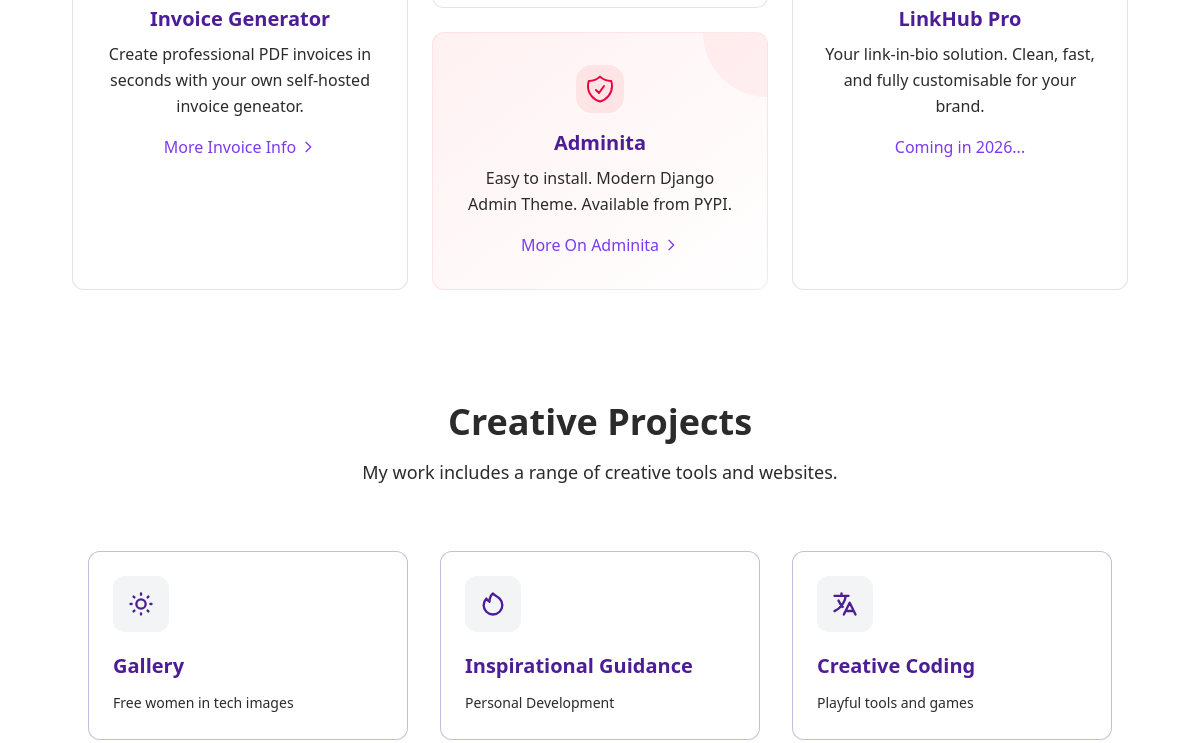
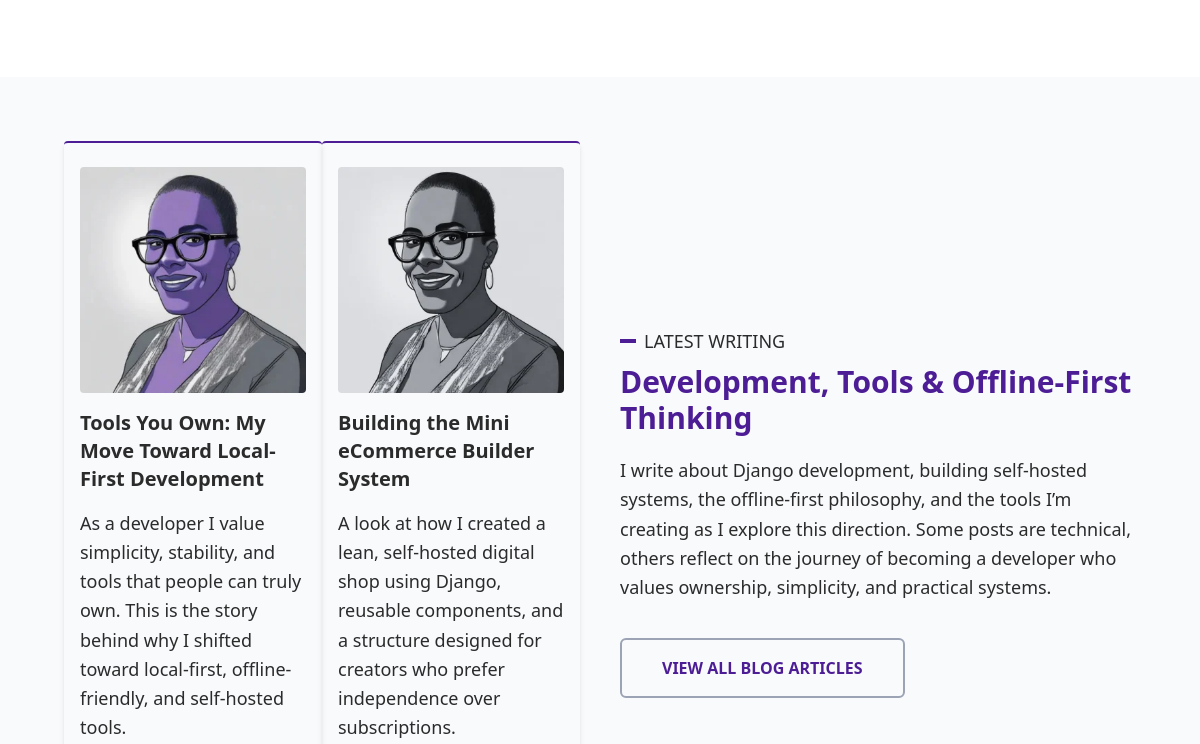
Before: / (middle part) with the older database file (2 pictures, top to bottom).
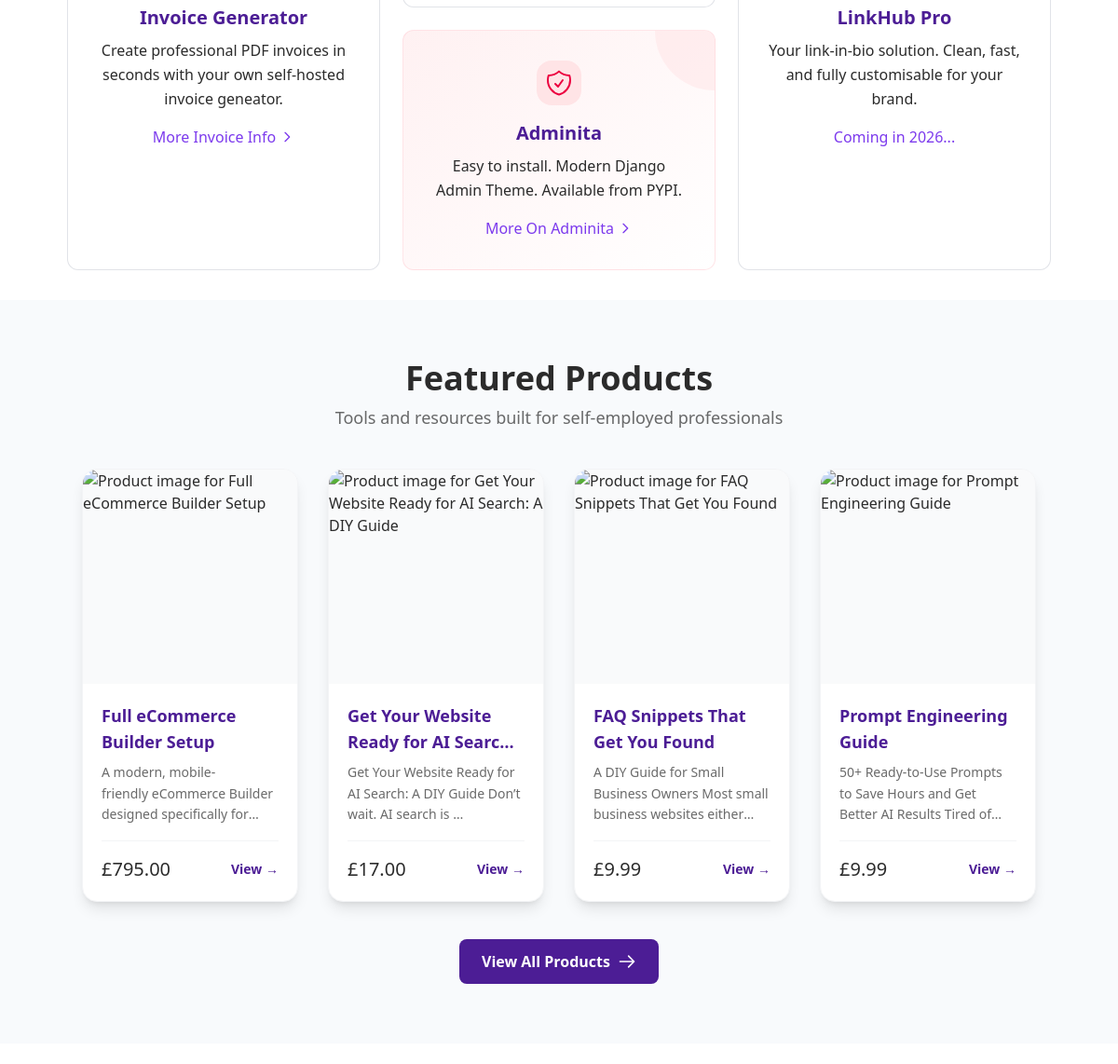
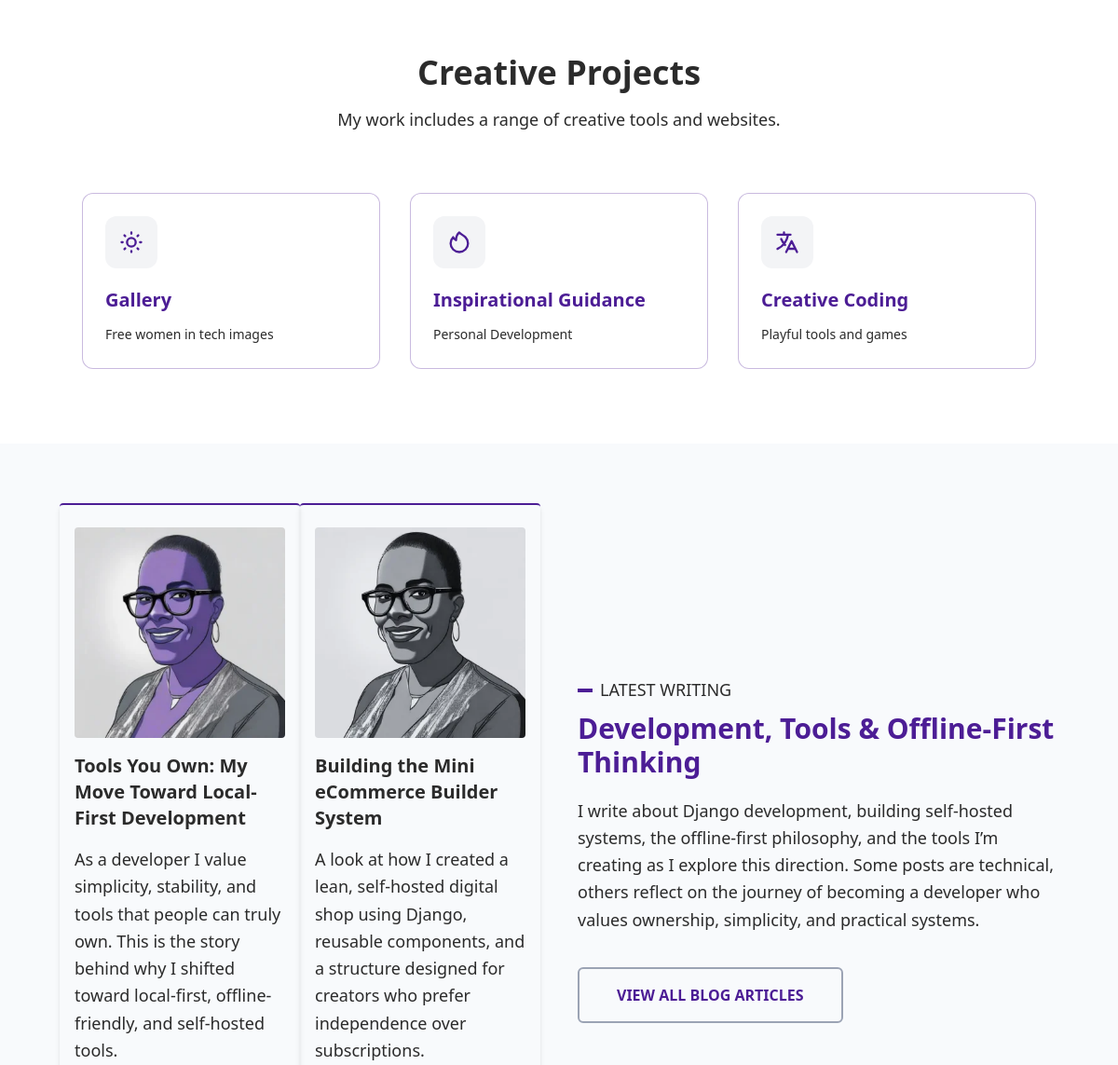
After: the same page with the newer database file (2 pictures, top to bottom).
### shop/models.py (models this page shows, shortened)
class Product(models.Model):
    STATUS_CHOICES = [
        ("publish", "Published"),
        ("soon", "Coming Soon"),
        ("full", "Fully Booked"),
        ("draft", "Draft"),
    ]
    PRODUCT_TYPES = [("download", "Digital Download")]
    public_id = models.CharField(max_length=130, blank=True, null=True, db_index=True)
    title = models.CharField(max_length=200)
    slug = models.SlugField(unique=True)
    category = models.ForeignKey(Category, on_delete=models.PROTECT)
    description = HTMLField()
    section_description = models.TextField(blank=True, null=True)
    long_description = HTMLField(blank=True, null=True)
    product_type = models.CharField(
        max_length=20, choices=PRODUCT_TYPES, default="download"
    )
    number_of_pages = models.PositiveIntegerField(
        null=True, blank=True, help_text="Number of pages for digital downloads"
    )
    status = models.CharField(max_length=10, choices=STATUS_CHOICES, default="draft")
    external_image_url = models.URLField(
        max_length=500,
        blank=True,
        null=True,
        help_text="External URL for product image (jpg/png only)",
    )
    external_preview_url = models.URLField(
        max_length=500,
        blank=True,
        null=True,
        help_text="External URL for preview file (PDF only)",
    )
    is_active = models.BooleanField(default=True)
    price_pence = models.PositiveIntegerField(help_text="Price in pence")
    sale_price_pence = models.PositiveIntegerField(
        null=True, blank=True, help_text="Sale price in pence"
    )
    price_per_hour = models.PositiveIntegerField(
        null=True, blank=True, help_text="Price per hour in pence"
    )
    preview_file = models.FileField(
        upload_to="products/previews/",
        null=True,
        blank=True,
        storage=PublicStorage(),
    )
    preview_image = models.ImageField(
        upload_to="products/images/",
        null=True,
        blank=True,
        storage=PublicStorage(),
    )
    video_url = models.URLField(
        blank=True,
        null=True,
        help_text="Optional YouTube or Vimeo URL to display on the product page",
    )
    video_file = models.FileField(
        upload_to="products/videos/",
        null=True,
        blank=True,
        storage=PublicStorage(),
        help_text="Upload a short MP4 file to display as product video",
    )
    download_limit = models.PositiveIntegerField(default=5)
    featured = models.BooleanField(default=False)
    purchase_count = models.PositiveIntegerField(default=0)
    order = models.IntegerField(default=0)
    created = models.DateTimeField(auto_now_add=True)
    updated = models.DateTimeField(auto_now=True)
    class Meta:
        ordering = ["order", "-created"]
    def get_absolute_url(self):
        return reverse("shop:product_detail", kwargs={"slug": self.slug})
    def get_image_url(self):
        try:
            if self.external_image_url:
                return self.external_image_url
            if self.preview_image:
                return self.preview_image.url
            return None
        except Exception:
            return None
    @property
    def price(self):
        return Decimal(self.price_pence) / 100
    @property
    def current_price(self):
        if self.sale_price_pence:
            return self.sale_price
        return self.price

### core/views.py (the view)
# urls.py: path("", views.home, name="home"),
def home(request):
    homepage_gallery = (
        Gallery.objects.filter(published=True).prefetch_related("images").first()
    )
    homepage_images = (
        homepage_gallery.images.filter(published=True).order_by("order", "id")[:6]
        if homepage_gallery
        else None
    )
    featured_products = Product.objects.filter(
        is_active=True, featured=True, status__in=["publish", "soon", "full"]
    ).order_by("order", "-created")[:4]
    return render(
        request,
        "core/home.html",
        {
            "homepage_gallery": homepage_gallery,
            "homepage_images": homepage_images,
            "featured_products": featured_products,
        },
    )

### core/context_processors.py (called while the page is built)
def dashboard_announcement(request):
    announcement = DashboardAnnouncement.objects.order_by("-updated").first()
    return {"dashboard_announcement": announcement}

### shop/cart.py (called while the page is built)
    def __len__(self):
        return sum(item["quantity"] for item in self.cart.values())

### shop/context_processors.py (called while the page is built)
def cart(request):
    return {"cart": Cart(request)}

### core/templates/core/home.html (shortened to what this page needs)
{% extends 'base.html' %}
{% load static %}
{% block content %}
<main class="2xl:max-w-screen-2xl 2xl:mx-auto">
   <div class="max-w-6xl mt-8 mx-auto px-4 md:px-6">
      {% include "core/components/product_grid.html" %}
</main>
  <section id="shop" class="scroll-mt-16">
    {% include "core/components/shop.html" %}
  </section>
  {% include "core/components/creative.html" %}
  <section id="blog" class="scroll-mt-16">
    {% include "core/components/blog.html" %}
  </section>
{% endblock %}

### core/templates/core/components/shop.html (shortened to what this page needs)
{% if featured_products %}
<section class="w-full bg-[color:var(--color-brand-light)] py-12 md:py-16">
  <div class="w-full max-w-6xl mx-auto px-6 md:px-10 lg:px-16">
    <div class="text-center mb-10">
      <h2 class="text-3xl md:text-4xl font-semibold text-[color:var(--color-font-main)]">Featured Products</h2>
      <p class="text-lg mt-2 text-[color:var(--color-font-main)]/70">Tools and resources built for self-employed professionals</p>
    </div>
    <div class="grid gap-8 sm:grid-cols-2 lg:grid-cols-4">
      {% for product in featured_products %}
      <div class="group bg-white rounded-2xl overflow-hidden shadow-lg hover:shadow-2xl transition-all duration-300 hover:-translate-y-1 flex flex-col border border-gray-100">
        <a href="{{ product.get_absolute_url }}" class="block relative overflow-hidden">
          {% if product.get_image_url %}
          <div class="aspect-square bg-gray-50">
          </div>
          {% endif %}
          <div class="absolute inset-0 bg-[color:var(--color-brand-primary)]/0 group-hover:bg-[color:var(--color-brand-primary)]/10 transition-colors duration-300 flex items-center justify-center">
          </div>
        </a>
        <div class="p-5 flex flex-col flex-grow">
          <a href="{{ product.get_absolute_url }}">
            <h3 class="font-bold text-lg text-[color:var(--color-brand-primary)] hover:text-[color:var(--color-brand-accent)] transition-colors mb-2 line-clamp-2">{{ product.title }}</h3>
          </a>
          <p class="text-sm text-[color:var(--color-font-main)]/70 leading-relaxed mb-4 flex-grow line-clamp-3">{{ product.description|striptags|truncatewords:15|safe }}</p>
          <div class="flex items-center justify-between mt-auto pt-4 border-t border-gray-100">
            <span class="text-xl  text-[color:var(--color-font-main)]">£{{ product.current_price|floatformat:2 }}</span>
            <a href="{{ product.get_absolute_url }}" class="text-[color:var(--color-brand-primary)] hover:text-[color:var(--color-brand-accent)] font-semibold text-sm transition">View →</a>
          </div>
        </div>
      </div>
      {% endfor %}
    </div>
    <div class="text-center mt-10">
      <a href="{% url 'shop:product_list' %}" class="inline-flex items-center gap-2 px-6 py-3 bg-[color:var(--color-brand-primary)] text-white font-semibold rounded-lg hover:bg-[color:var(--color-brand-accent)] transition-colors">
        View All Products
        <svg class="w-5 h-5" fill="none" stroke="currentColor" viewBox="0 0 24 24">
          <path stroke-linecap="round" stroke-linejoin="round" stroke-width="2" d="M14 5l7 7m0 0l-7 7m7-7H3"/>
        </svg>
      </a>
    </div>
  </div>
</section>
{% endif %}

Changed rows visible on the page:
added Product: title "Full eCommerce Builder Setup", description "A modern, mobile-friendly eCommerce Builder designed specifically…", current_price "795.00"
added Product: title "Get Your Website Ready for AI…", description "Get Your Website Ready for AI Search: A DIY Guide Don’t wait. AI search is …", current_price "17.00"
added Product: title "FAQ Snippets That Get You Found", description "A DIY Guide for Small Business Owners Most small business websites…", current_price "9.99"
added Product: title "Prompt Engineering Guide", description "50+ Ready-to-Use Prompts to Save Hours and Get Better AI Results Tired…", current_price "9.99"
Other visible differences:
text now shown: "Featured Products Tools and resources built for self-employed professionals View All Products"
